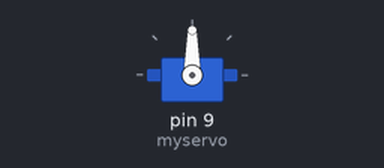
This sketch was run on a simulated Arduino Uno, built with avr-gcc and run on an emulated ATmega328P. Parts: servo.

Above: at 0.05 s.
Timing chart, 0 to 3.0 s (numbered marks = the images above):
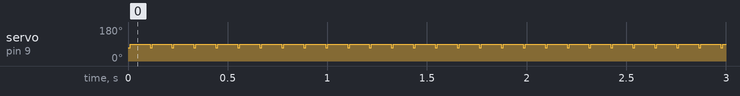

The sketch:

Sun_power.ino
```cpp
#include <Servo.h>

Servo myservo;

void setup()
{
  Serial.begin(115200);
  myservo.attach(9);
}

void loop()
{
  myservo.write(70);
  delay(10);
  myservo.write(90);
  delay(100);
}
```

Measured:
- by itself, servo on pin 9 (myservo): alternates 90° for 0.10 s and 70° for 0.01 s
